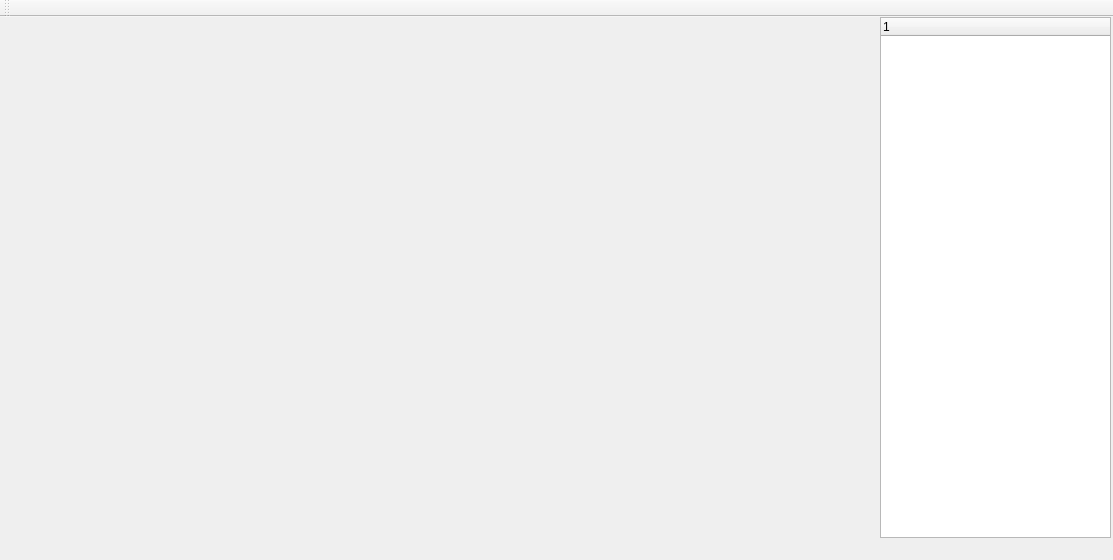
<?xml version="1.0" encoding="UTF-8"?>
<ui version="4.0">
 <class>XCAXClass</class>
 <widget class="QMainWindow" name="XCAXClass">
  <property name="geometry">
   <rect>
    <x>0</x>
    <y>0</y>
    <width>1113</width>
    <height>560</height>
   </rect>
  </property>
  <property name="windowTitle">
   <string>XCAX</string>
  </property>
  <widget class="QWidget" name="centralWidget">
   <widget class="QTreeWidget" name="treeWidget">
    <property name="geometry">
     <rect>
      <x>880</x>
      <y>0</y>
      <width>231</width>
      <height>521</height>
     </rect>
    </property>
    <column>
     <property name="text">
      <string notr="true">1</string>
     </property>
    </column>
   </widget>
  </widget>
  <widget class="QToolBar" name="toolBar">
   <property name="enabled">
    <bool>true</bool>
   </property>
   <property name="windowTitle">
    <string>toolBar</string>
   </property>
   <property name="iconSize">
    <size>
     <width>50</width>
     <height>50</height>
    </size>
   </property>
   <attribute name="toolBarArea">
    <enum>TopToolBarArea</enum>
   </attribute>
   <attribute name="toolBarBreak">
    <bool>false</bool>
   </attribute>
  </widget>
  <widget class="QMenuBar" name="menuBar">
   <property name="geometry">
    <rect>
     <x>0</x>
     <y>0</y>
     <width>1113</width>
     <height>22</height>
    </rect>
   </property>
  </widget>
 </widget>
 <layoutdefault spacing="6" margin="11"/>
 <resources>
  <include location="XCAX.qrc"/>
 </resources>
 <connections/>
</ui>
